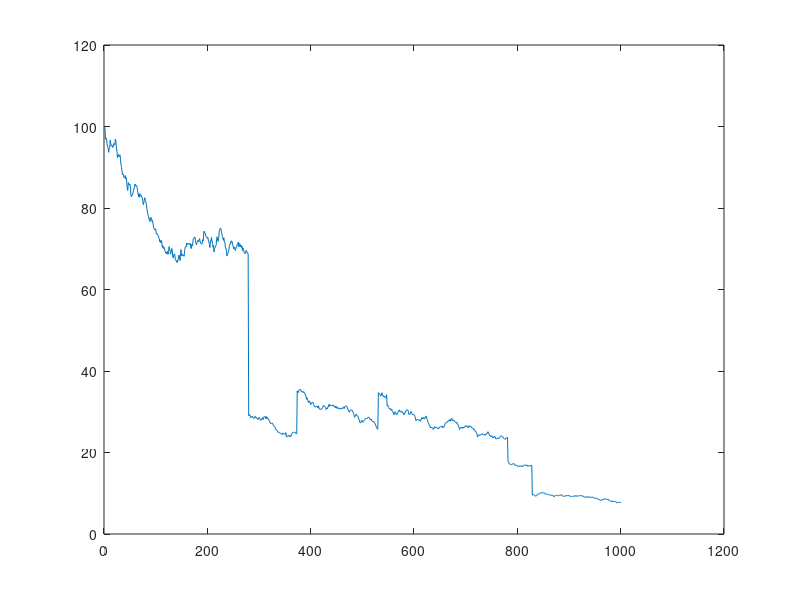

Write MATLAB code to recreate this figure.
clc
clear all
close all

r = 0.03;
sigma = 0.3;
lambda = 10; % jump arrival

% jump size
mu_J = 0;
sigma_J = 0.5;

nu = (exp( mu_J + 0.5 * sigma_J^2) - 1) * lambda;

S_0 = 100;

T = 1;
dt = 0.001;
time = (dt:dt:T);
N_sim = 1;

dW = sqrt(dt)*randn(length(time), N_sim);
dN = ( rand(length(time), N_sim) < lambda * dt); % jump arrival
logJ = mu_J + sigma_J*randn(length(time), N_sim);

dlogS = (r - 0.5 * sigma^2 - nu) * dt + sigma*dW + logJ.*dN;

Aug = [log(S_0)*(ones(1, N_sim))
        dlogS];
logS = cumsum(Aug);
S = exp(logS);

plot(S)



